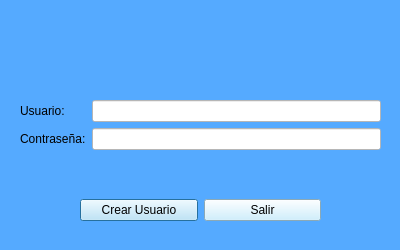
<?xml version="1.0" encoding="UTF-8"?>
<ui version="4.0">
 <class>Dialog</class>
 <widget class="QDialog" name="Dialog">
  <property name="geometry">
   <rect>
    <x>0</x>
    <y>0</y>
    <width>400</width>
    <height>250</height>
   </rect>
  </property>
  <property name="windowTitle">
   <string>S.C.D</string>
  </property>
  <property name="styleSheet">
   <string notr="true">background-color: rgb(85, 170, 255);
font: 75 12pt &quot;Sitka Heading&quot;;
</string>
  </property>
  <widget class="QWidget" name="formLayoutWidget">
   <property name="geometry">
    <rect>
     <x>20</x>
     <y>100</y>
     <width>361</width>
     <height>72</height>
    </rect>
   </property>
   <layout class="QFormLayout" name="formLayout">
    <item row="1" column="0">
     <widget class="QLabel" name="label_2">
      <property name="text">
       <string>Contraseña:</string>
      </property>
     </widget>
    </item>
    <item row="0" column="0">
     <widget class="QLabel" name="label">
      <property name="text">
       <string>Usuario:</string>
      </property>
     </widget>
    </item>
    <item row="0" column="1">
     <widget class="QLineEdit" name="usuario">
      <property name="styleSheet">
       <string notr="true">background-color: rgb(255, 255, 255);</string>
      </property>
     </widget>
    </item>
    <item row="1" column="1">
     <widget class="QLineEdit" name="contrasena">
      <property name="styleSheet">
       <string notr="true">background-color: rgb(255, 255, 255);</string>
      </property>
      <property name="echoMode">
       <enum>QLineEdit::Password</enum>
      </property>
     </widget>
    </item>
   </layout>
  </widget>
  <widget class="QWidget" name="horizontalLayoutWidget">
   <property name="geometry">
    <rect>
     <x>80</x>
     <y>170</y>
     <width>241</width>
     <height>80</height>
    </rect>
   </property>
   <layout class="QHBoxLayout" name="horizontalLayout">
    <item>
     <widget class="QPushButton" name="crear">
      <property name="styleSheet">
       <string notr="true">background-color: rgb(194, 236, 255);</string>
      </property>
      <property name="text">
       <string>Crear Usuario</string>
      </property>
     </widget>
    </item>
    <item>
     <widget class="QPushButton" name="salir">
      <property name="styleSheet">
       <string notr="true">background-color: rgb(194, 236, 255);</string>
      </property>
      <property name="text">
       <string>Salir</string>
      </property>
     </widget>
    </item>
   </layout>
  </widget>
  <widget class="QLabel" name="label_3">
   <property name="geometry">
    <rect>
     <x>130</x>
     <y>10</y>
     <width>161</width>
     <height>81</height>
    </rect>
   </property>
   <property name="text">
    <string/>
   </property>
   <property name="pixmap">
    <pixmap>CrearUs.png</pixmap>
   </property>
   <property name="scaledContents">
    <bool>true</bool>
   </property>
  </widget>
 </widget>
 <resources/>
 <connections/>
</ui>
